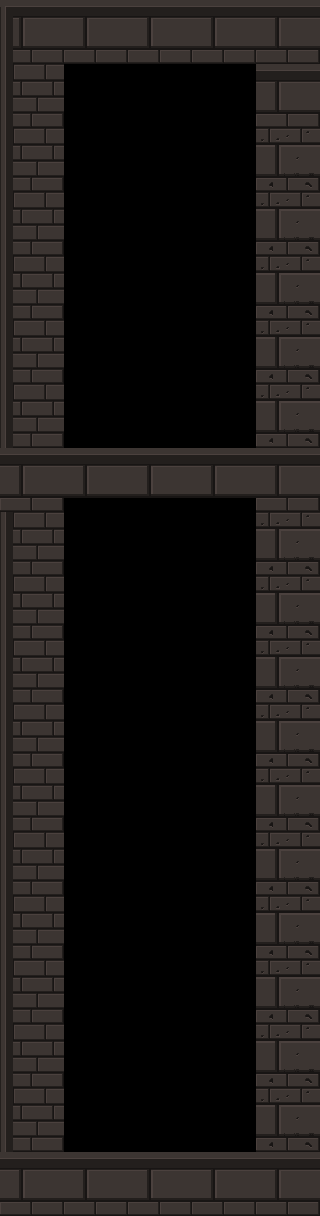

This is a level from a 2D game, rendered from its Tiled map with the project's own tilesets. A one-line summary and the complete map file follow:
An orthogonal 5x19 tile map with 64x64 px tiles, 3 tile layers (solido, plataforma, gancho).

<map version="1.0" tiledversion="1.0.3" orientation="orthogonal" renderorder="right-down" width="5" height="19" tilewidth="64" tileheight="64" nextobjectid="1">
 <tileset firstgid="1" name="tileset" tilewidth="64" tileheight="64" tilecount="25" columns="5">
  <image source="../PNGs/tileset.png" width="320" height="320" />
 </tileset>
 <layer name="solido" width="5" height="19">
  <data encoding="csv">
5,4,4,4,4,
6,0,0,0,4,
6,0,0,0,1,
6,0,0,0,1,
6,0,0,0,1,
6,0,0,0,1,
6,0,0,0,1,
4,0,0,0,4,
6,0,0,0,1,
6,0,0,0,1,
6,0,0,0,1,
6,0,0,0,1,
6,0,0,0,1,
6,0,0,0,1,
6,0,0,0,1,
6,0,0,0,1,
6,0,0,0,1,
6,0,0,0,1,
4,4,4,4,4
</data>
 </layer>
 <layer name="plataforma" width="5" height="19">
  <data encoding="csv">
0,0,0,0,0,
0,0,0,0,0,
0,0,0,0,0,
0,0,0,0,0,
0,0,0,0,0,
0,0,0,0,0,
0,0,0,0,0,
0,3,3,3,0,
0,0,0,0,0,
0,0,0,0,0,
0,0,0,0,0,
0,0,0,0,0,
0,0,0,0,0,
0,0,0,0,0,
0,0,0,0,0,
0,0,0,0,0,
0,0,0,0,0,
0,0,0,0,0,
0,0,0,0,0
</data>
 </layer>
 <layer name="gancho" width="5" height="19">
  <data encoding="csv">
0,0,0,0,0,
0,0,0,0,0,
0,0,0,0,0,
0,0,0,0,0,
0,0,0,0,0,
0,0,0,0,0,
0,0,0,0,0,
0,0,0,0,0,
0,0,0,0,0,
0,0,0,0,0,
0,0,0,0,0,
0,0,0,0,0,
0,0,0,0,0,
0,0,0,0,0,
0,0,0,0,0,
0,0,0,0,0,
0,0,0,0,0,
0,0,0,0,0,
0,0,0,0,0
</data>
 </layer>
</map>
